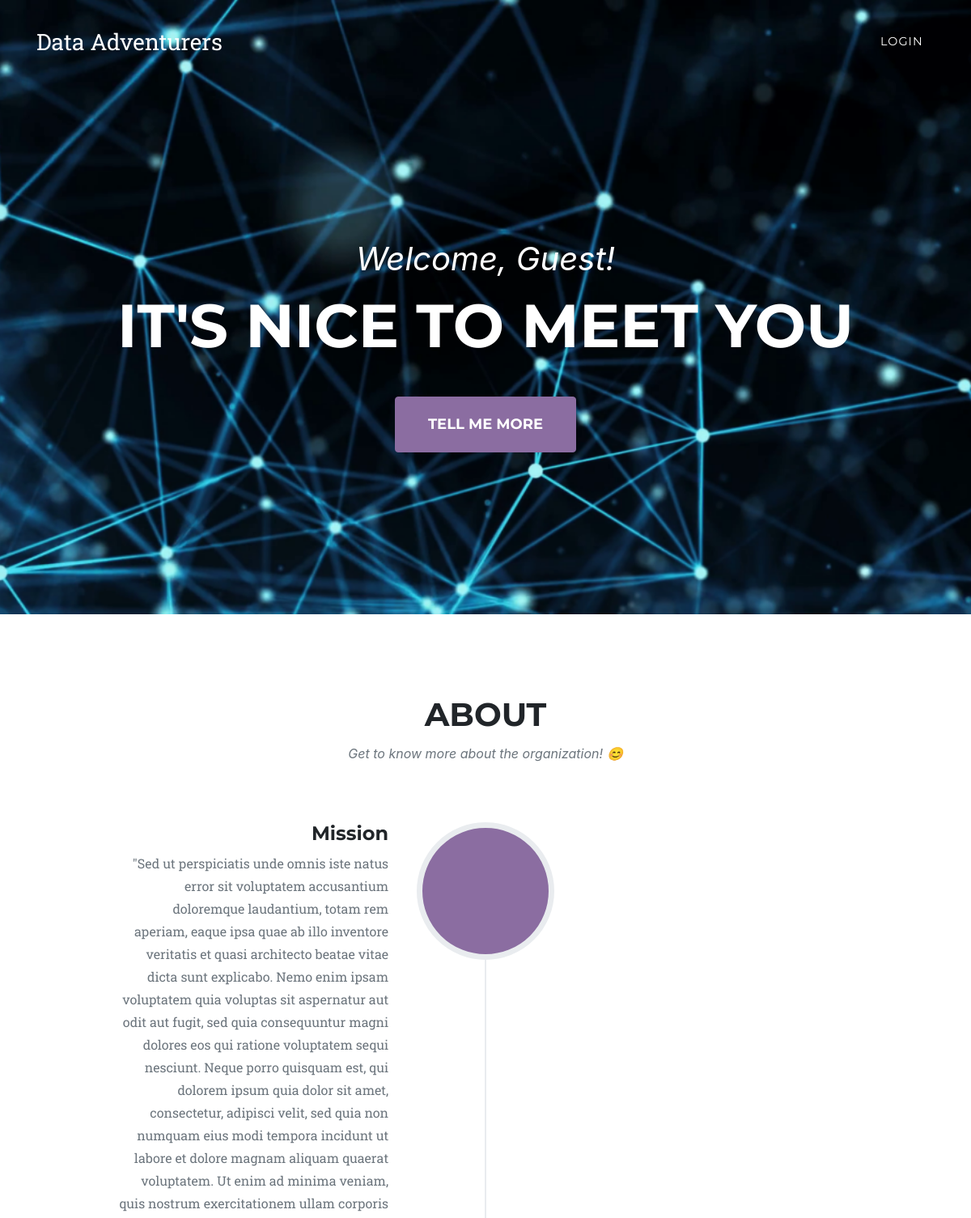
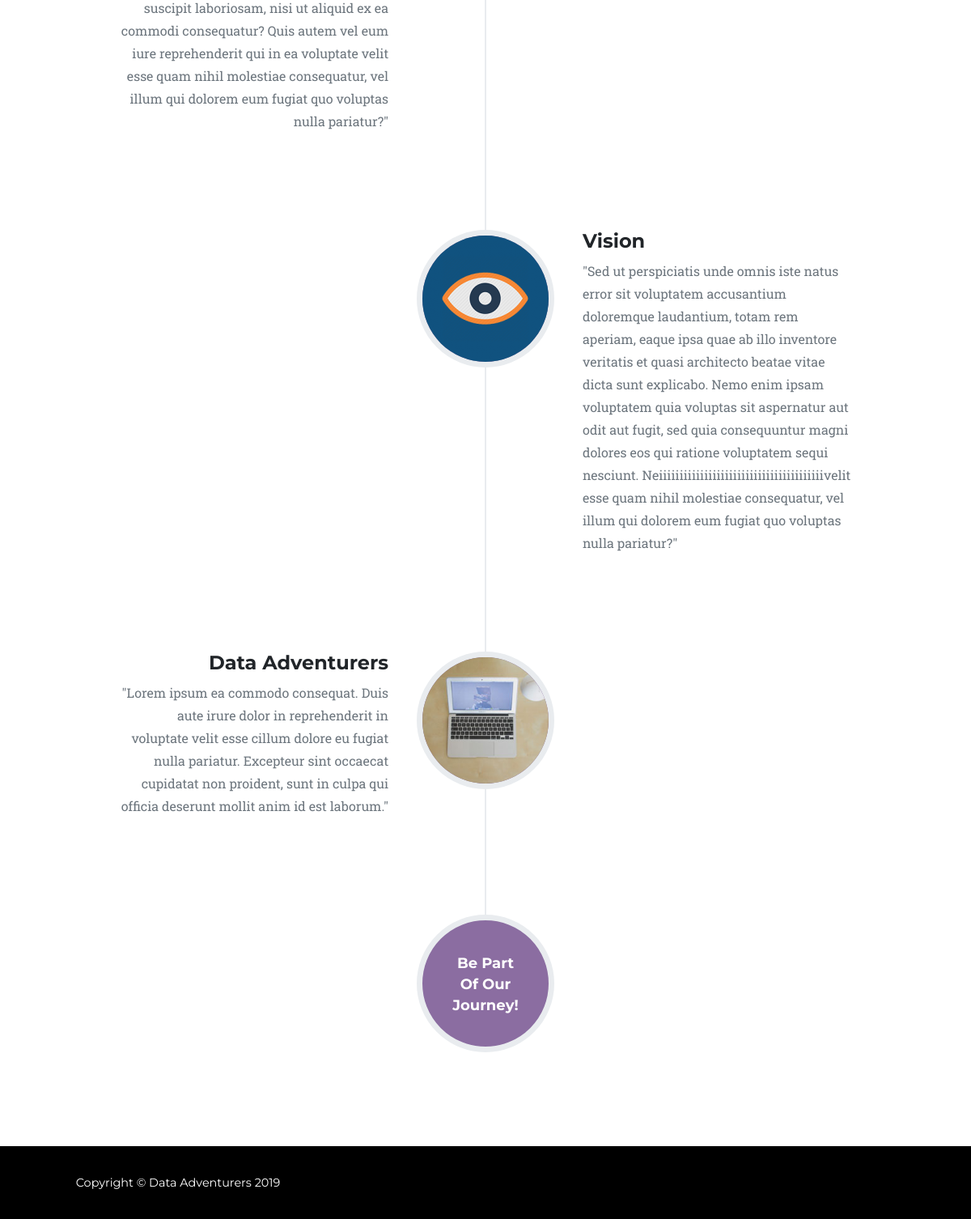
The page / on the database its author committed (2 pictures, top to bottom).
### tables this page shows
CREATE TABLE IF NOT EXISTS `page_info` (
  `id` int(11) NOT NULL AUTO_INCREMENT,
  `about` varchar(1000) NOT NULL,
  `mission` varchar(1000) NOT NULL,
  `vision` varchar(1000) NOT NULL,
  `address` varchar(250) NOT NULL,
  `contact` varchar(250) NOT NULL,
  `email` varchar(250) NOT NULL,
  `image` varchar(1000) NOT NULL,
  PRIMARY KEY (`id`)
);

### index.php (the view, shortened to what this page needs)
<?php
include "connection.php";
 ?>
       <?php
             $result=mysqli_query($link, "select * from page_info");
             $row=mysqli_fetch_array($result);
             ?>
<!DOCTYPE html>
<html lang="en">
<head>
  <link href="vendor/bootstrap/css/bootstrap.min.css" rel="stylesheet">
  <link href="vendor/fontawesome-free/css/all.min.css" rel="stylesheet" type="text/css">
  <link href="css/agency.css" rel="stylesheet">
</head>
<body id="page-top">
  <nav class="navbar navbar-expand-lg navbar-dark fixed-top" id="mainNav">
    <div class="container">
      <a class="navbar-brand js-scroll-trigger" href="#page-top">Data Adventurers</a>
      <div class="collapse navbar-collapse" id="navbarResponsive">
        <ul class="navbar-nav text-uppercase ml-auto">
          <li class="nav-item">
            <a class="nav-link js-scroll-trigger" href="login.php">Login</a>
          </li>
        </ul>
      </div>
    </div>
  </nav>
  <header class="masthead">
    <div class="container">
      <div class="intro-text">
        <div class="intro-lead-in">Welcome, Guest!</div>
        <div class="intro-heading text-uppercase">It's Nice To Meet You</div>
        <a class="btn btn-primary btn-xl text-uppercase js-scroll-trigger" href="#about">Tell Me More</a>
      </div>
    </div>
  </header>
  <section class="page-section" id="about">
    <div class="container">
      <div class="row">
        <div class="col-lg-12 text-center">
          <h2 class="section-heading text-uppercase">About</h2>
          <h3 class="section-subheading text-muted">Get to know more about the organization! 😊</h3>
        </div>
      </div>
      <div class="row">
        <div class="col-lg-12">
          <ul class="timeline">
            <li>
              <div class="timeline-image">
              </div>
              <div class="timeline-panel">
                <div class="timeline-heading">
                  <h4>Mission</h4>
                </div>
                <div class="timeline-body">
                  <p class="text-muted"><?php   echo  $row["mission"]; ?></p>
                </div>
              </div>
            </li>
            <li class="timeline-inverted">
              <div class="timeline-image">
                <img class="rounded-circle img-fluid" src="img/about/vision.png" alt="">
              </div>
              <div class="timeline-panel">
                <div class="timeline-heading">
                  <h4>Vision</h4>
                </div>
                <div class="timeline-body">
                  <p class="text-muted"><?php   echo  $row["vision"]; ?></p>
                </div>
              </div>
            </li>
            <li>
              <div class="timeline-image">
                <img class="rounded-circle img-fluid" src="img/about/3.jpg" alt="">
              </div>
              <div class="timeline-panel">
                <div class="timeline-heading">
                  <h4>Data Adventurers</h4>
                </div>
                <div class="timeline-body">
                  <p class="text-muted"><?php   echo  $row["about"]; ?></p>
                </div>
              </div>
            </li>
            <li class="timeline-inverted">
              <div class="timeline-image">
                <h4>Be Part
                  <br>Of Our
                  <br>Journey!</h4>
              </div>
            </li>
          </ul>
        </div>
      </div>
    </div>
  </section>
  <footer class="footer">
    <div class="container">
      <div class="row align-items-center">
        <div class="col-md-4">
          <span class="copyright">Copyright &copy; Data Adventurers 2019</span>
        </div>
      </div>
    </div>
  </footer>
</body>
</html>

### rows shown on the page
page_info: mission "\"Sed ut perspiciatis unde omnis iste natus error sit voluptatem accusantium doloremque laudantium, totam rem aperiam, eaque ipsa quae ab illo inventore veritatis et quasi architecto beatae vitae dicta sunt explicabo. Nemo enim ipsam voluptatem quia voluptas sit aspernatur aut odit aut fugit, sed quia consequuntur magni dolores eos qui ratione voluptatem sequi nesciunt. Neque porro quisquam est, qui dolorem ipsum quia dolor sit amet, consectetur, adipisci velit, sed quia non numquam eius modi tempora incidunt ut labore et dolore magnam aliquam quaerat voluptatem. Ut enim ad minima veniam, quis nostrum exercitationem ullam corporis suscipit laboriosam, nisi ut aliquid ex ea commodi…", vision "\"Sed ut perspiciatis unde omnis iste natus error sit voluptatem accusantium doloremque laudantium, totam rem aperiam, eaque ipsa quae ab illo inventore veritatis et quasi architecto beatae vitae dicta sunt explicabo. Nemo enim ipsam voluptatem quia voluptas sit aspernatur aut odit aut fugit, sed quia consequuntur magni dolores eos qui ratione voluptatem sequi nesciunt. Neiiiiiiiiiiiiiiiiiiiiiiiiiiiiiiiiiiiiiiiivelit esse quam nihil molestiae consequatur, vel illum qui dolorem eum fugiat quo voluptas nulla pariatur?\"", about "\"Lorem ipsum ea commodo consequat. Duis aute irure dolor in reprehenderit in voluptate velit esse cillum dolore eu fugiat nulla pariatur. Excepteur sint occaecat cupidatat non proident, sunt in culpa qui officia deserunt mollit anim id est laborum.\""
